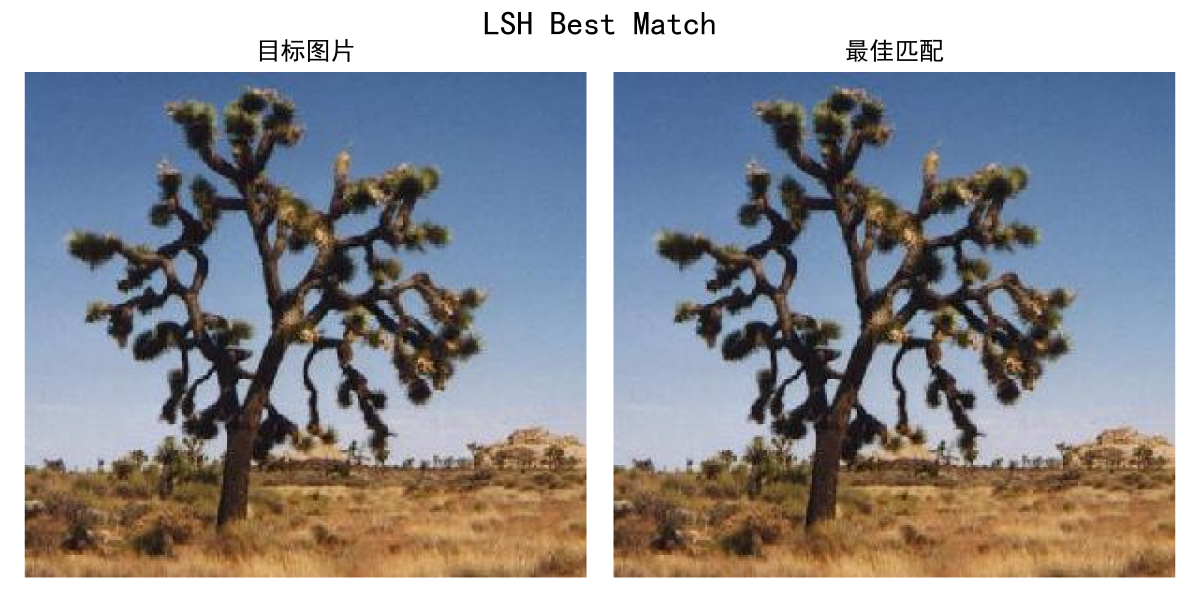
#> input picture lab-3/codes/output/result-LSH.png, 4800 x 2400 px, given in place of 1.jpg, which was not available (shown at 1/4 size)
$ python lab3.py
#> lines starting #> are read from the running program, lines starting #| are printed output that depends on the picture; pictures that were not available may be replaced by others from this repository, and a replacement may not be noted
import cv2
import numpy as np
from matcher import LSHMatcher, NNMatcher
from matplotlib import pyplot as plt
import random

plt.rcParams['font.sans-serif'] = ['SimHei']

NUM_LOOP = 100

def generate_feature_vector(img: cv2.typing.MatLike):
    h, w, _ = img.shape
    vector = []
    for i in range(4):
        crop_img = img[(i // 2) * h // 2 : (((i // 2) + 1) * h) // 2, (i % 2) * w // 2 : (((i % 2) + 1) * w) // 2]
        totals = crop_img.sum(axis=(0, 1)).astype('float64')
        vector.extend(totals / totals.sum())
    return np.array(vector)

# [11 lines left out: function display_best_match, not called in this run]

def main():
    dataset_paths = [f"images/dataset/{i + 1}.{'jfif' if i + 1 == 48 else 'jpg'}" for i in range(50)]
    dataset = [cv2.imread(path) for path in dataset_paths]
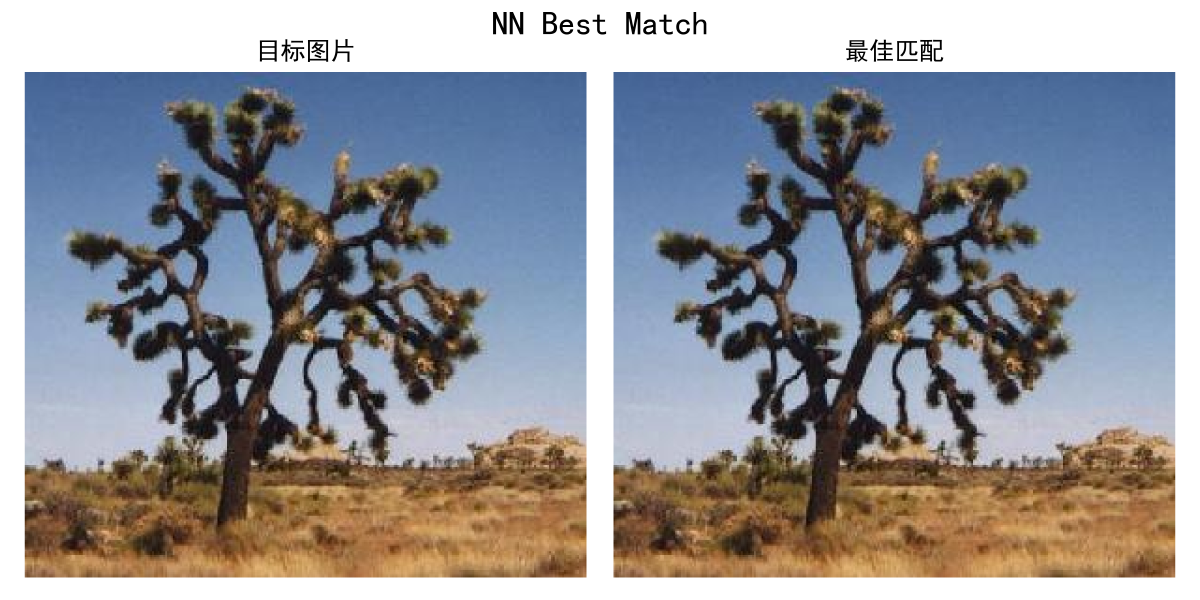
#> input picture lab-3/codes/output/result-NN.png, 4800 x 2400 px, given in place of 2.jpg, which was not available (shown at 1/4 size)
#> dataset = 50 items
    target = cv2.imread("images/target.jpg")
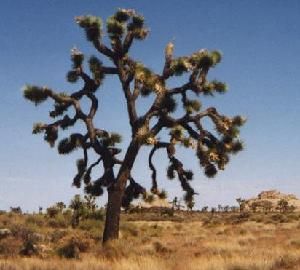
#> input picture lab-3/codes/images/target.jpg, 300 x 270 px
#> target is the input picture: shape (270, 300, 3); mean B, G, R 124.8, 118.2, 117.2

    dataset_vectors = [generate_feature_vector(d) for d in dataset]
#> the loop in generate_feature_vector, `for i in range(4):` made 4 passes
#> totals on passes 1 to 4: [492606329, 433325336, 392204903], [492581475, 433300482, 392180049], [378736787, 408172494, 444910766], [378736787, 408172494, 444910766]
#> pass 1, in generate_feature_vector, `crop_img = img[(i // 2) * h // 2 : (((i // 2) + 1) * h) // 2, (i % 2) ..`:
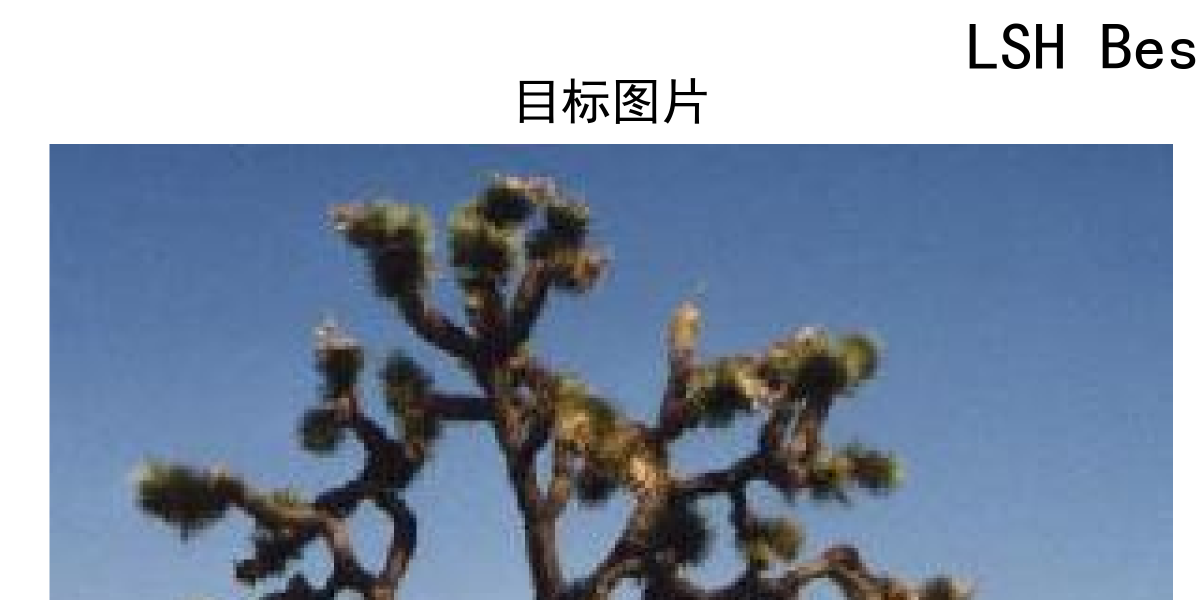
#> crop_img: shape (1200, 2400, 3) (shown at 1/2 size); mean B, G, R 171, 150.5, 136.2
#> pass 2, in generate_feature_vector, `crop_img = img[(i // 2) * h // 2 : (((i // 2) + 1) * h) // 2, (i % 2) ..`:
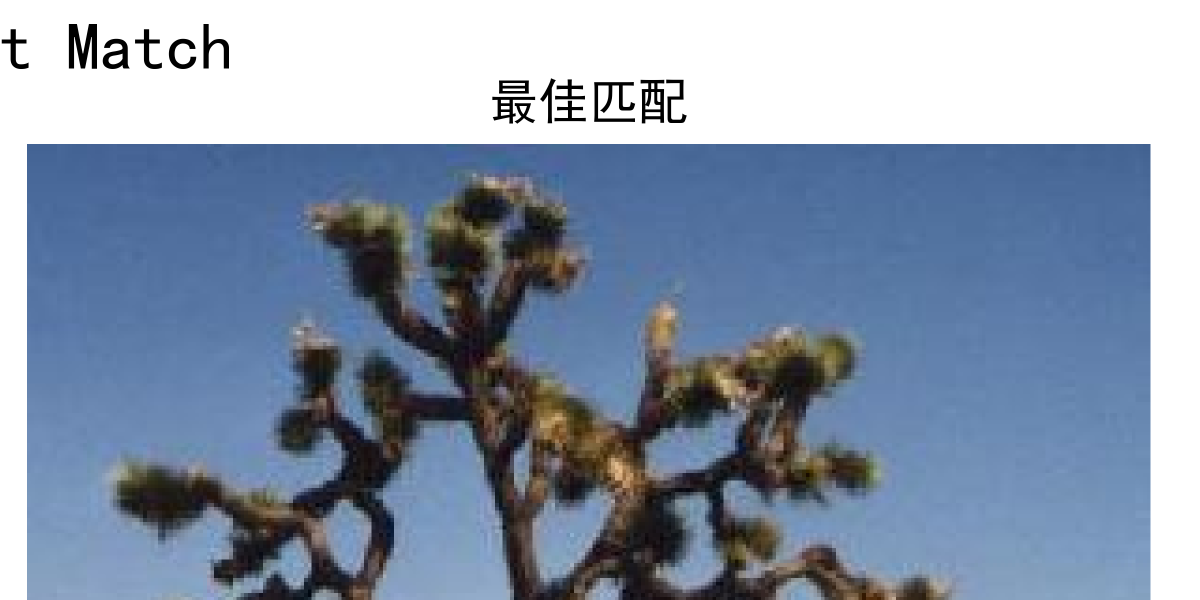
#> crop_img: shape (1200, 2400, 3) (shown at 1/2 size); mean B, G, R 171, 150.5, 136.2
#> pass 3, in generate_feature_vector, `crop_img = img[(i // 2) * h // 2 : (((i // 2) + 1) * h) // 2, (i % 2) ..`:
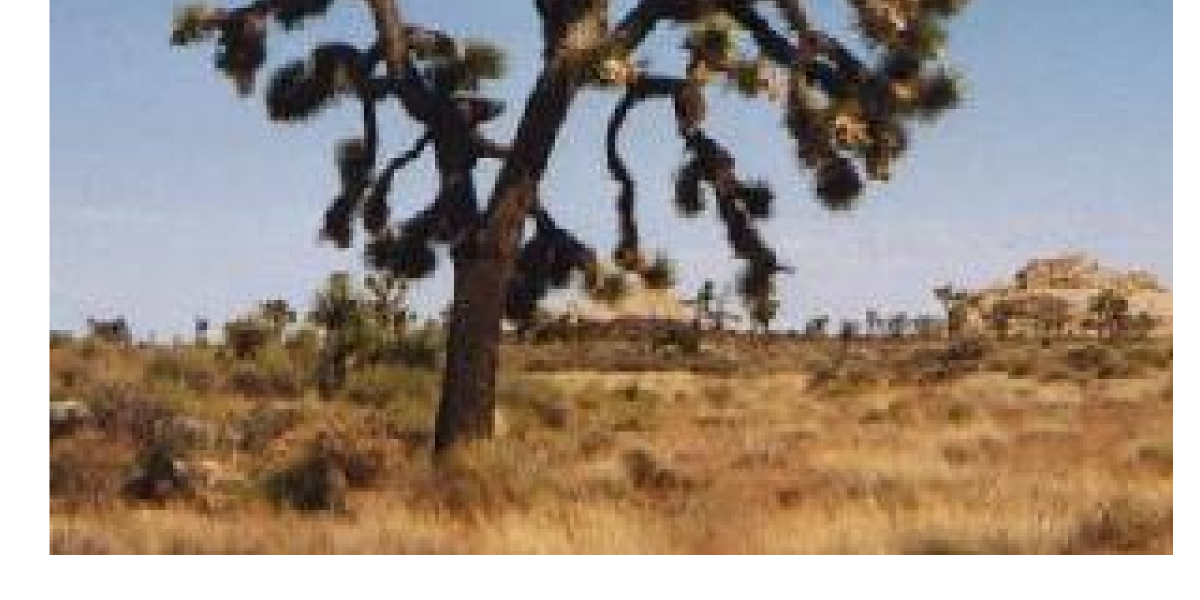
#> crop_img: shape (1200, 2400, 3) (shown at 1/2 size); mean B, G, R 131.5, 141.7, 154.5
#> after the loop in generate_feature_vector, `for i in range(4):`: vector = [0.374, 0.329, 0.298, 0.374, 0.329, 0.298, 0.307, 0.331, 0.361, 0.307, 0.331, 0.361]
#> the loop in generate_feature_vector (call 2), `for i in range(4):` made 4 passes
#> totals on passes 1 to 4: [492413916, 433132923, 392012490], [492816334, 433535341, 392414908], [378736787, 408172494, 444910766], [378736787, 408172494, 444910766]
    target_vector = generate_feature_vector(target)

    run_once(dataset_vectors, target_vector, dataset, target)
    test(dataset_vectors, target_vector, dataset, target)

# [81 lines left out: functions run_once, test, not called in this run]

if __name__ == "__main__":
#> (the run stopped early here; a loop or call above may not have finished)
